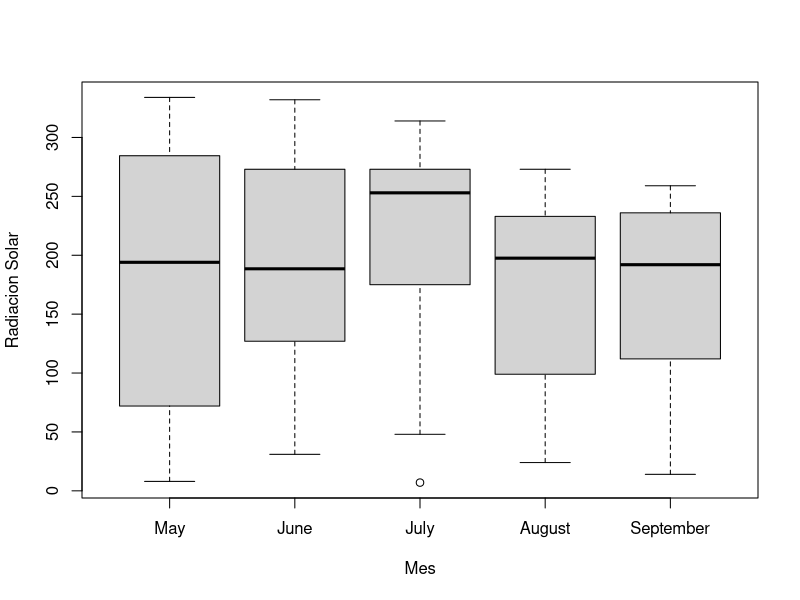
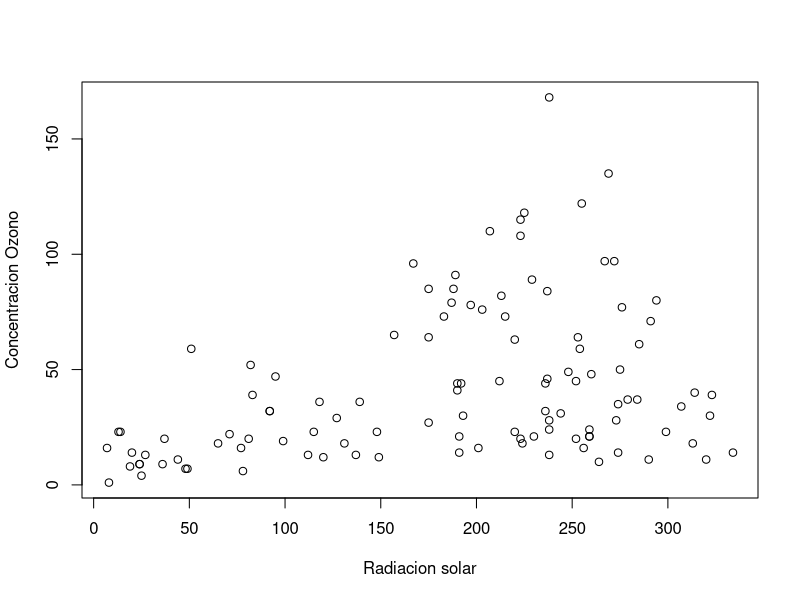
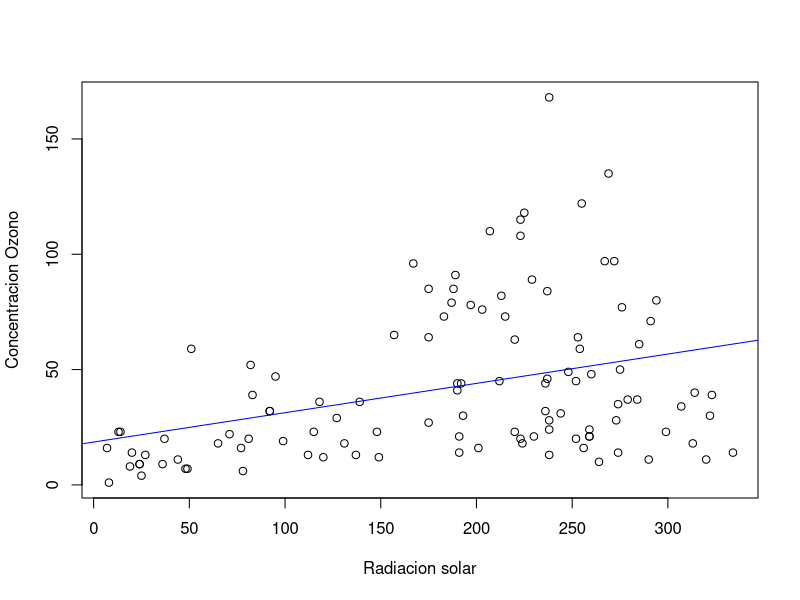
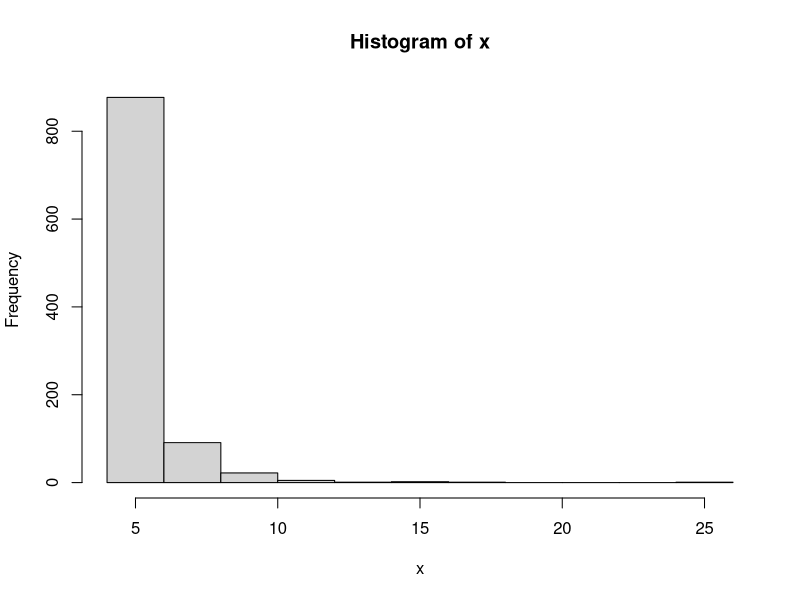
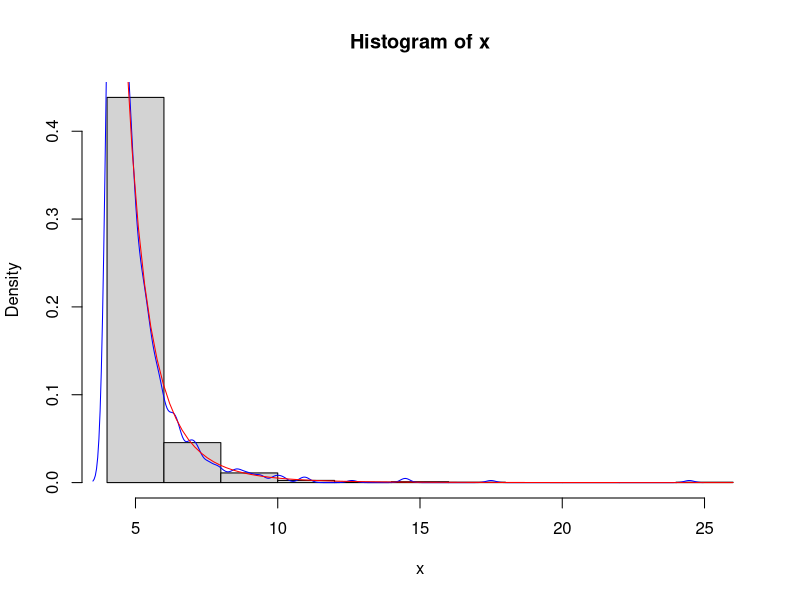

The R script that drew these images, in order:
## ---- chunk 1
dataset <- airquality
## ---- chunk 2
head(dataset, 5)
## ---- chunk 3
dataset <- within(dataset, {
    # Uso month.name para obtener los meses del año
    # Solo hay meses del 5 al 9, asi que solo me quedo con esos nombres
    Month <- factor(Month, labels = month.name[5:9])
})
## ---- chunk 4
boxplot(dataset$Solar.R ~ dataset$Month, xlab = "Mes", ylab = "Radiacion Solar")
## ---- chunk 5
plot(
    dataset$Solar.R,
    dataset$Ozone,
    xlab = "Radiacion solar",
    ylab = "Concentracion Ozono"

)
## ---- chunk 6
# Generamos el modelo
# Ozone = \beta_0 + \beta_1 Solar.R
mod<-lm(dataset$Ozone ~ dataset$Solar.R)

# Hago el mismo plot que en el ejercicio anterior
plot(
    dataset$Solar.R,
    dataset$Ozone,
    xlab = "Radiacion solar",
    ylab = "Concentracion Ozono"

)

# Y a ese plot le añado la recta que acabamos de ajustar
abline(mod, col="blue")
## ---- chunk 7
# Funcion que devuelve el
# `n` numero de valores que queremos generar de la distribucion
# `F_inv` función de densidad inversa
metodo_inversion <- function(n, F_inv) {

    # Generamos n valores de una uniforme 0, 1
    U <- runif(n = n, min = 0, max = 1)

    # Usamos la función inversa para generar el muestreo simulado
    X <- F_inv(U)

    # Devolvemos dichos valores
    return(X)
}
## ---- chunk 8
# Parametros de la simulacion
a <- 5
b <- 4
n <- 1000
F_inv <- function(u) (b) / ((1 - u) ^ (1 / a))

# Tomamos los puntos
x <- metodo_inversion(n, F_inv)
## ---- chunk 9
hist(x)
## ---- chunk 10
# Empezamos con el histograma
hist(x, prob = TRUE)

# Añadimos las lineas suavizadas que vienen del histograma
lines(density(x), col = "blue")

# Ahora añadimos la linea de densidad real de la distribucion
f <- function(x) (a*b^a) / (x^(a+1))
curve(f(x), add = TRUE, col = "red")
## ---- chunk 11
# Definimos la funcion de distribucion, que tenemos que usar para el ks.test
# La funcion tiene que aceptar los valores de a, b para
F <- function(x, a, b) (1 - (b / x)^a) * (x > b)

# Aplicamos el test
ks.test(x, F, a = a, b = b)
